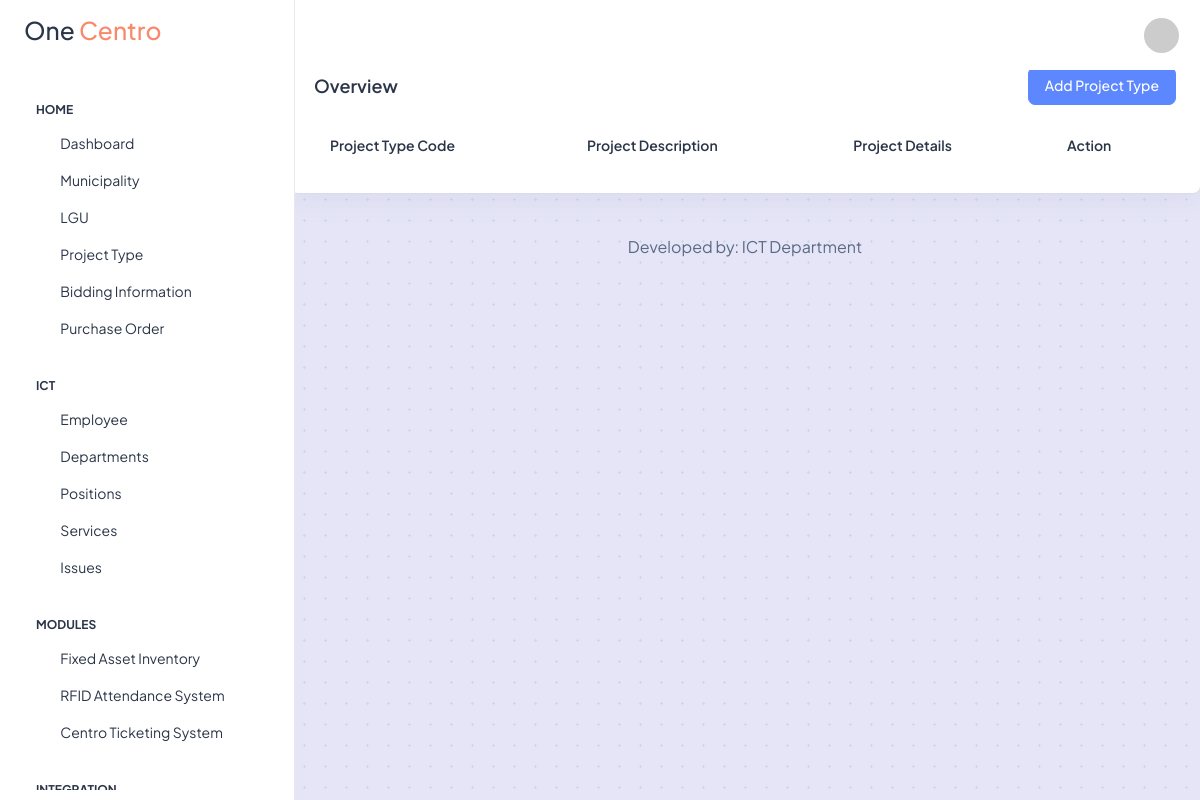
The app's page /dashboard/project-type.php (signed in), older data.
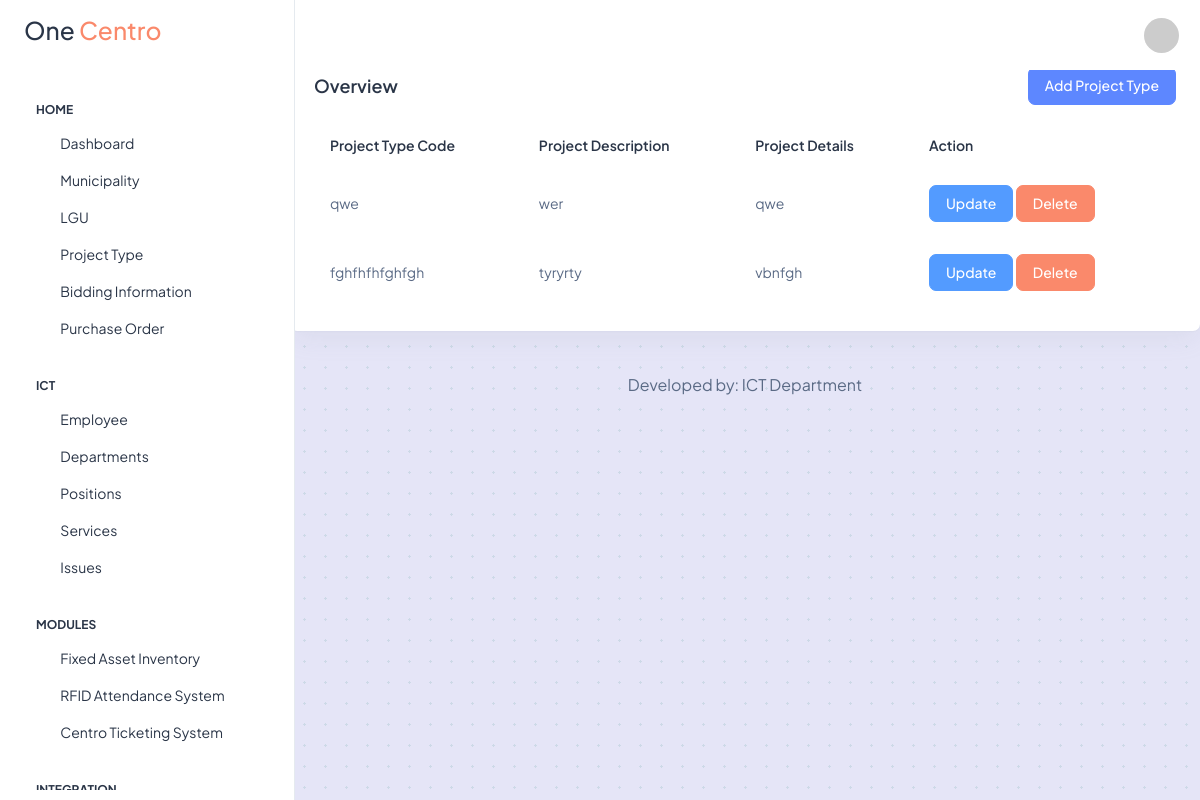
The same page, newer data.
### tables this page shows
CREATE TABLE `bd_project_type` (
  `id` int(11) NOT NULL,
  `project_type_code` varchar(255) NOT NULL,
  `project_description` text NOT NULL,
  `project_details` text NOT NULL
);

### db/conn.php (called while the page is built)
<?php
    class DBConnection {
        private $host = "localhost";
        private $user = "root";
        private $pass = "";
        private $db = "one_centro";
        protected function connect() {
            try {
                $dsn = 'mysql: host=' . $this->host . ';dbname=' . $this->db;
                $pdo = new PDO($dsn, $this->user, $this->pass);
                $pdo->setAttribute(PDO::ATTR_ERRMODE, PDO::ERRMODE_EXCEPTION);
                return $pdo;
            } catch(PDOException $e) {
                print_r($e);
            }
        }
    }
?>

### models/project-type-facade.php (called while the page is built, shortened)
<?php
class ProjectTypeFacade extends DBConnection
{
    public function fetchProjectType()
    {
        $sql = $this->connect()->prepare("SELECT * FROM bd_project_type");
        $sql->execute();
        return $sql;
    }
}

### dashboard/project-type.php (the view, shortened to what the changed rows need)
<?php
include realpath(__DIR__ . '/../includes/layout/dashboard-header.php');
include realpath(__DIR__ . '/../models/project-type-facade.php');
$projectTypeFacade = new ProjectTypeFacade;
?>
<div class="page-wrapper" id="main-wrapper" data-layout="vertical" data-navbarbg="skin6" data-sidebartype="full" data-sidebar-position="fixed" data-header-position="fixed">
    <div class="body-wrapper">
        <div class="container-fluid">
            <div class="row">
                <div class="col-lg-12 d-flex align-items-strech">
                    <div class="card w-100">
                        <div class="card-body p-4">
                            <div class="table-responsive">
                                <table class="table data-table text-nowrap mb-0 align-middle">
                                    <thead class="text-dark fs-4">
                                        <tr>
                                            <th class="border-bottom-0">
                                                <h6 class="fw-semibold mb-0">Project Type Code</h6>
                                            </th>
                                            <th class="border-bottom-0">
                                                <h6 class="fw-semibold mb-0">Project Description</h6>
                                            </th>
                                            <th class="border-bottom-0">
                                                <h6 class="fw-semibold mb-0">Project Details</h6>
                                            </th>
                                            <th class="border-bottom-0">
                                                <h6 class="fw-semibold mb-0">Action</h6>
                                            </th>
                                        </tr>
                                    </thead>
                                    <tbody>
                                    <?php
                                    $fetchProjectType = $projectTypeFacade->fetchProjectType();
                                    while ($row = $fetchProjectType->fetch(PDO::FETCH_ASSOC)) { ?>
                                        <tr>
                                            <td class="border-bottom-0">
                                                <p class="mb-0 fw-normal"><?= $row["project_type_code"] ?></p>
                                            </td>
                                            <td class="border-bottom-0">
                                                <p class="mb-0 fw-normal"><?= $row["project_description"] ?></p>
                                            </td>
                                            <td class="border-bottom-0">
                                                <p class="mb-0 fw-normal"><?= $row["project_details"] ?></p>
                                            </td>
                                            <td class="border-bottom-0">
                                                <a href="project-type?is_updated=<?= $row["id"] ?>" class="btn btn-info">Update</a>
                                                <a href="delete-project-type?project_type_id=<?= $row["id"] ?>" class="btn btn-danger" onclick="return confirm('Are you sure you want to delete this project type?');">Delete</a>
                                            </td>
                                        </tr>
                                    <?php } ?>
                                    </tbody>
                                </table>
                            </div>
                        </div>
                    </div>
                </div>
            </div>
        </div>
    </div>
</div>
<?php include realpath(__DIR__ . '/../includes/layout/dashboard-footer.php') ?>

Row changes from the older to the newer data that the page shows:
added bd_project_type: project_type_code "qwe", project_description "wer", project_details "qwe"
added bd_project_type: project_type_code "fghfhfhfghfgh", project_description "tyryrty", project_details "vbnfgh"
